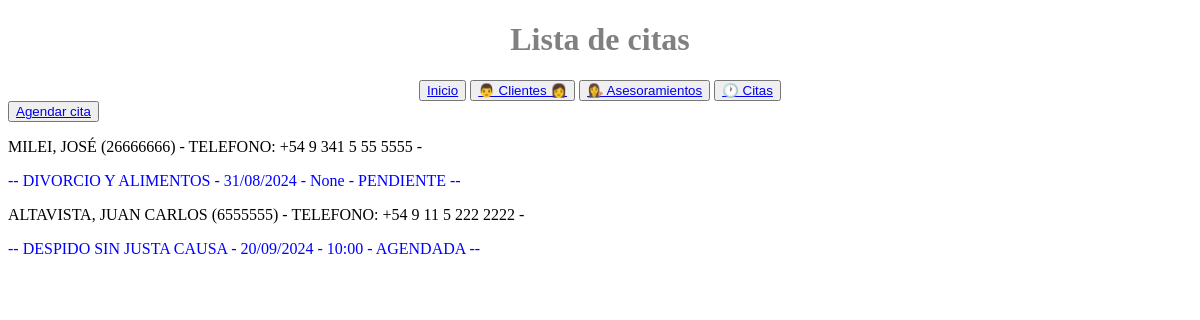
/cita/list/, run on an earlier commit of the app's database.
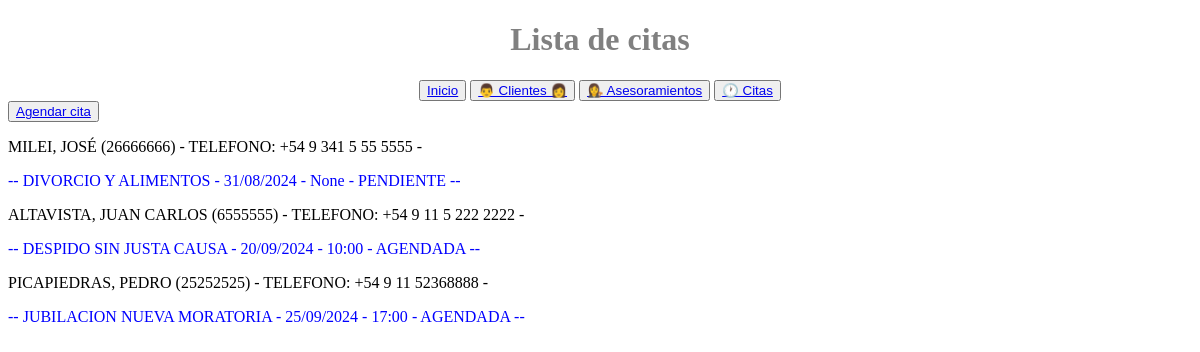
And on a later commit of the database.
### estudiojuridico/models.py (models this page shows, shortened)
class Cita(models.Model):
    class Estado(models.TextChoices):
        PENDIENTE = "PENDIENTE", "Pendiente"
        AGENDADA = "AGENDADA", "Agendada"
        ATENDIDO = "ATENDIDO", "Atendido"
    cliente = models.ForeignKey(Cliente, on_delete=models.CASCADE)
    derecho = models.ForeignKey(Asesoramiento, on_delete=models.CASCADE)
    motivo_consulta = models.TextField()
    fecha_solicitud = models.DateField(auto_now_add=True)
    fecha_cita = models.DateField(blank=True, null=True)
    hora = models.TimeField(blank=True, null=True)
    estado = models.CharField(
        max_length=20, choices=Estado.choices, default=Estado.PENDIENTE
    )

class Cliente(models.Model):
    dni = models.IntegerField(unique=True)
    nombre = models.CharField(max_length=30)
    apellido = models.CharField(max_length=30)
    telefono = models.CharField(max_length=20)
    email = models.EmailField(max_length=30, blank=True, null=True)
    def __str__(self):
        return (
            f"{self.apellido}, {self.nombre} ({self.dni}) - Telefono: {self.telefono}"
        )

### estudiojuridico/views.py (the view)
# urls.py: path("cita/list/", views.cita_list, name="cita_list"),
def cita_list(request):
    query = Cita.objects.all()
    context = {"object_list": query}
    return render(request, "estudiojuridico/cita_list.html", context)

### estudiojuridico/templates/estudiojuridico/cita_list.html (shortened to what this page needs)
{% extends 'estudiojuridico/base.html' %}
{% block header %}
Lista de citas
{% endblock header %}
{% block main %}
    <button><a href="{% url 'cita_create' %}">Agendar cita</a></button>
    {% for object in object_list %}
        <p>{{ object.cliente | upper }} - {{ object.telefono }}</p>
        <p style="color:blue"> -- {{ object.motivo_consulta | upper }} - {{ object.fecha_cita | date:"d/m/Y" }} - {{ object.hora }} - {{ object.estado }} --</p>
    {% empty %}
        <p>No hay citas registradas</p>
    {% endfor %}
{% endblock main %}

### estudiojuridico/templates/estudiojuridico/base.html (shortened to what this page needs)
<!DOCTYPE html>
<html lang="es">
<head>
</head>
<body>
    <header>
        <h1 style="color: gray; text-align: center;">
            {% block header %}
            {% endblock header %}
        </h1>
    </header>
    <nav style="color: gray; text-align: center;">
        {% include 'estudiojuridico/navbar.html' %}
    </nav>
    <main style="color: black; text-align: justify;">
        {% block main %}
        {% endblock main %}
    </main>
</body>
</html>

### estudiojuridico/templates/estudiojuridico/navbar.html
<button><a href="{% url 'index' %}">Inicio</a></button>
<button><a href="{% url 'cliente_list' %}">👨 Clientes 👩</a></button>
<button><a href="{% url 'asesoramiento_list' %}">👩‍⚖️ Asesoramientos</a></button>
<button><a href="{% url 'cita_list' %}">🕐 Citas</a></button>

What changed in the data, as far as the page shows it:
added Cita: cliente "PICAPIEDRAS, PEDRO (25252525) - TELEFONO: +54 9 11 52368888", motivo_consulta "JUBILACION NUEVA MORATORIA", fecha_cita "25/09/2024", hora "17:00", estado "AGENDADA"
